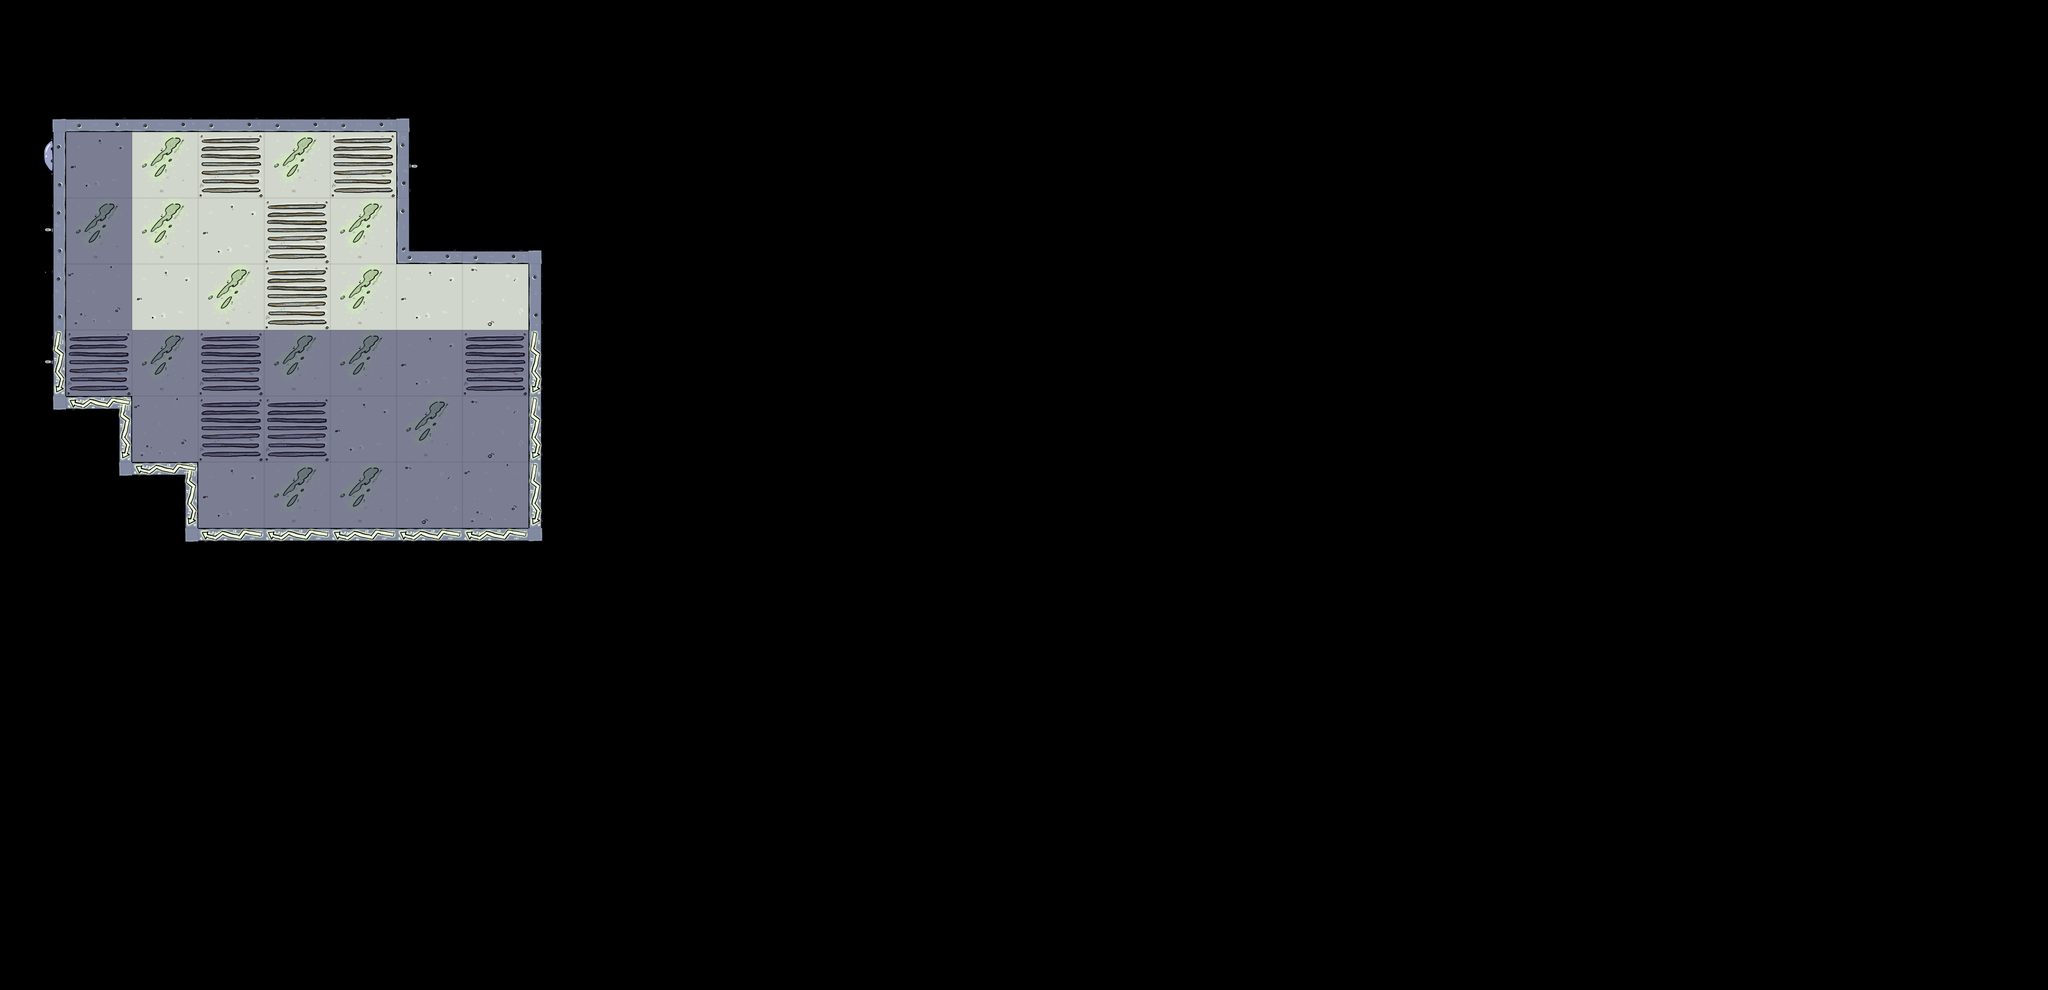

A level layout from a 2D game, rendered from its tile map. Below: a short description, then the map file with its tile-grid data intact:
An orthogonal 31x15 tile map with 100x100 px tiles, 2 tile layers (Spaceship, Darkness), 2 tilesets and 5 objects (2x VictimV, Player, Container).

<map version="1.0" orientation="orthogonal" renderorder="right-down" width="31" height="15" tilewidth="100" tileheight="100" nextobjectid="26">
 <tileset firstgid="1" name="tiles" tilewidth="100" tileheight="100" tilecount="50">
  <image source="../../game/assets/maps/tiles/tiles.png" width="5021" height="100" />
  <terraintypes>
   <terrain name="Grippy" tile="-1" />
  </terraintypes>
  <tile id="0" terrain=",0,,0" />
  <tile id="1" terrain=",0,,0" />
  <tile id="2" terrain=",0,,0" />
  <tile id="3" terrain=",0,,0" />
  <tile id="4" terrain=",0,,0" />
  <tile id="5" terrain=",,0,0" />
  <tile id="6" terrain="0,,0," />
  <tile id="7" terrain="0,0,," />
  <tile id="8" terrain="0,0,,0" />
  <tile id="11" terrain="0,0,," />
  <tile id="12" terrain="0,,0," />
  <tile id="13" terrain=",0,,0" />
  <tile id="15" terrain="0,,0,0" />
  <tile id="16" terrain=",0,0,0" />
  <tile id="17" terrain="0,0,0," />
  <tile id="18" terrain=",0,," probability="0.5" />
  <tile id="19" terrain=",,,0" probability="0.5" />
  <tile id="20" terrain=",,0," />
  <tile id="21" terrain="0,,," />
  <tile id="40" terrain="0,0,0,0" />
  <tile id="41" terrain="0,0,0,0" />
  <tile id="42" terrain="0,0,0,0" />
  <tile id="43" terrain="0,0,0,0" />
  <tile id="44" terrain="0,0,0,0" />
 </tileset>
 <tileset firstgid="51" name="darkness" tilewidth="100" tileheight="100" tilecount="1">
  <image source="../../game/assets/maps/tiles/darkness.png" width="100" height="100" />
 </tileset>
 <layer name="Spaceship" width="31" height="15">
  <data encoding="csv">
0,0,0,0,0,0,0,0,0,0,0,0,0,0,0,0,0,0,0,0,0,0,0,0,0,0,0,0,0,0,0,
20,6,6,6,6,6,21,0,0,0,0,0,0,0,0,0,0,0,0,0,0,0,0,0,0,0,0,0,0,0,0,
1,45,42,41,42,41,13,0,0,0,0,0,0,0,0,0,0,0,0,0,0,0,0,0,0,0,0,0,0,0,0,
4,42,42,45,41,42,16,6,21,0,0,0,0,0,0,0,0,0,0,0,0,0,0,0,0,0,0,0,0,0,0,
3,44,45,42,41,42,45,43,7,0,0,0,0,0,0,0,0,0,0,0,0,0,0,0,0,0,0,0,0,0,0,
26,41,42,41,42,42,45,41,29,0,0,0,0,0,0,0,0,0,0,0,0,0,0,0,0,0,0,0,0,0,0,
19,31,44,41,41,45,42,43,29,0,0,0,0,0,0,0,0,0,0,0,0,0,0,0,0,0,0,0,0,0,0,
0,19,31,45,42,42,43,44,29,0,0,0,0,0,0,0,0,0,0,0,0,0,0,0,0,0,0,0,0,0,0,
0,0,19,30,30,30,30,30,22,0,0,0,0,0,0,0,0,0,0,0,0,0,0,0,0,0,0,0,0,0,0,
0,0,0,0,0,0,0,0,0,0,0,0,0,0,0,0,0,0,0,0,0,0,0,0,0,0,0,0,0,0,0,
0,0,0,0,0,0,0,0,0,0,0,0,0,0,0,0,0,0,0,0,0,0,0,0,0,0,0,0,0,0,0,
0,0,0,0,0,0,0,0,0,0,0,0,0,0,0,0,0,0,0,0,0,0,0,0,0,0,0,0,0,0,0,
0,0,0,0,0,0,0,0,0,0,0,0,0,0,0,0,0,0,0,0,0,0,0,0,0,0,0,0,0,0,0,
0,0,0,0,0,0,0,0,0,0,0,0,0,0,0,0,0,0,0,0,0,0,0,0,0,0,0,0,0,0,0,
0,0,0,0,0,0,0,0,0,0,0,0,0,0,0,0,0,0,0,0,0,0,0,0,0,0,0,0,0,0,0
</data>
 </layer>
 <layer name="Darkness" width="31" height="15">
  <data encoding="csv">
0,0,0,0,0,0,0,0,0,0,0,0,0,0,0,0,0,0,0,0,0,0,0,0,0,0,0,0,0,0,0,
0,0,0,0,0,0,0,0,0,0,0,0,0,0,0,0,0,0,0,0,0,0,0,0,0,0,0,0,0,0,0,
0,51,0,0,0,0,0,0,0,0,0,0,0,0,0,0,0,0,0,0,0,0,0,0,0,0,0,0,0,0,0,
0,51,0,0,0,0,0,0,0,0,0,0,0,0,0,0,0,0,0,0,0,0,0,0,0,0,0,0,0,0,0,
0,51,0,0,0,0,0,0,0,0,0,0,0,0,0,0,0,0,0,0,0,0,0,0,0,0,0,0,0,0,0,
0,51,51,51,51,51,51,51,0,0,0,0,0,0,0,0,0,0,0,0,0,0,0,0,0,0,0,0,0,0,0,
0,0,51,51,51,51,51,51,0,0,0,0,0,0,0,0,0,0,0,0,0,0,0,0,0,0,0,0,0,0,0,
0,0,0,51,51,51,51,51,0,0,0,0,0,0,0,0,0,0,0,0,0,0,0,0,0,0,0,0,0,0,0,
0,0,0,0,0,0,0,0,0,0,0,0,0,0,0,0,0,0,0,0,0,0,0,0,0,0,0,0,0,0,0,
0,0,0,0,0,0,0,0,0,0,0,0,0,0,0,0,0,0,0,0,0,0,0,0,0,0,0,0,0,0,0,
0,0,0,0,0,0,0,0,0,0,0,0,0,0,0,0,0,0,0,0,0,0,0,0,0,0,0,0,0,0,0,
0,0,0,0,0,0,0,0,0,0,0,0,0,0,0,0,0,0,0,0,0,0,0,0,0,0,0,0,0,0,0,
0,0,0,0,0,0,0,0,0,0,0,0,0,0,0,0,0,0,0,0,0,0,0,0,0,0,0,0,0,0,0,
0,0,0,0,0,0,0,0,0,0,0,0,0,0,0,0,0,0,0,0,0,0,0,0,0,0,0,0,0,0,0,
0,0,0,0,0,0,0,0,0,0,0,0,0,0,0,0,0,0,0,0,0,0,0,0,0,0,0,0,0,0,0
</data>
 </layer>
 <objectgroup name="Objects">
  <object id="1" name="Player" x="100" y="300" width="100" height="100" />
  <object id="19" name="VictimV" x="400" y="200" width="100" height="100" />
  <object id="21" name="Container" x="600" y="700" width="100" height="100" />
  <object id="23" x="200" y="0" width="100" />
  <object id="25" name="VictimV" x="500" y="300" width="100" height="100" />
 </objectgroup>
</map>
